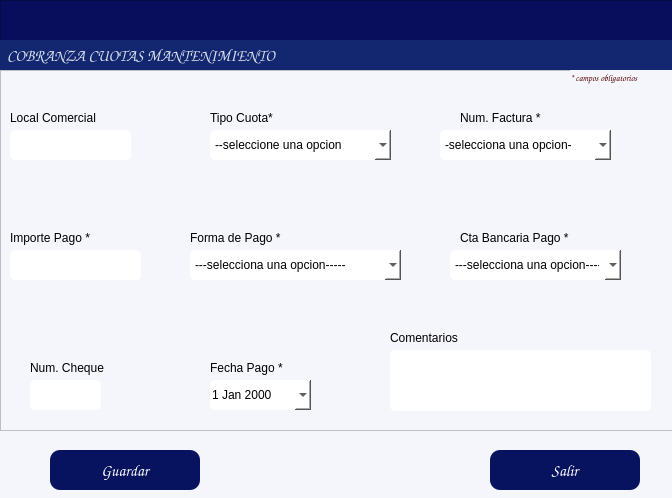
<?xml version="1.0" encoding="UTF-8"?>
<ui version="4.0">
 <class>Dialog</class>
 <widget class="QDialog" name="Dialog">
  <property name="windowModality">
   <enum>Qt::WindowModality::ApplicationModal</enum>
  </property>
  <property name="geometry">
   <rect>
    <x>0</x>
    <y>0</y>
    <width>672</width>
    <height>498</height>
   </rect>
  </property>
  <property name="windowTitle">
   <string/>
  </property>
  <property name="styleSheet">
   <string notr="true">background-color: rgb(245, 245, 252);</string>
  </property>
  <property name="modal">
   <bool>true</bool>
  </property>
  <widget class="QPushButton" name="btnRegistrar">
   <property name="geometry">
    <rect>
     <x>50</x>
     <y>450</y>
     <width>150</width>
     <height>40</height>
    </rect>
   </property>
   <property name="font">
    <font>
     <family>Comic Sans MS</family>
     <pointsize>12</pointsize>
     <bold>false</bold>
    </font>
   </property>
   <property name="cursor">
    <cursorShape>PointingHandCursor</cursorShape>
   </property>
   <property name="styleSheet">
    <string notr="true">background-color: rgb(8, 19, 95);
color: rgb(255, 255, 255);
border-radius:10px;
</string>
   </property>
   <property name="text">
    <string>Guardar</string>
   </property>
   <property name="icon">
    <iconset>
     <normaloff>../iconos/guardar.png</normaloff>../iconos/guardar.png</iconset>
   </property>
   <property name="iconSize">
    <size>
     <width>40</width>
     <height>40</height>
    </size>
   </property>
  </widget>
  <widget class="QPushButton" name="btnSalir">
   <property name="geometry">
    <rect>
     <x>490</x>
     <y>450</y>
     <width>150</width>
     <height>40</height>
    </rect>
   </property>
   <property name="font">
    <font>
     <family>Comic Sans MS</family>
     <pointsize>12</pointsize>
     <bold>false</bold>
    </font>
   </property>
   <property name="cursor">
    <cursorShape>PointingHandCursor</cursorShape>
   </property>
   <property name="styleSheet">
    <string notr="true">background-color: rgb(8, 19, 95);
color: rgb(255, 255, 255);
border-radius:10px;</string>
   </property>
   <property name="text">
    <string>Salir</string>
   </property>
   <property name="icon">
    <iconset>
     <normaloff>../iconos/salir.ico</normaloff>../iconos/salir.ico</iconset>
   </property>
   <property name="iconSize">
    <size>
     <width>30</width>
     <height>30</height>
    </size>
   </property>
  </widget>
  <widget class="QFrame" name="frame_4">
   <property name="geometry">
    <rect>
     <x>0</x>
     <y>0</y>
     <width>681</width>
     <height>71</height>
    </rect>
   </property>
   <property name="maximumSize">
    <size>
     <width>16777215</width>
     <height>16777215</height>
    </size>
   </property>
   <property name="styleSheet">
    <string notr="true">background-color: rgb(8, 14, 91);</string>
   </property>
   <property name="frameShape">
    <enum>QFrame::Shape::StyledPanel</enum>
   </property>
   <property name="frameShadow">
    <enum>QFrame::Shadow::Raised</enum>
   </property>
   <widget class="QLabel" name="label_11">
    <property name="geometry">
     <rect>
      <x>0</x>
      <y>40</y>
      <width>832</width>
      <height>31</height>
     </rect>
    </property>
    <property name="font">
     <font>
      <family>Comic Sans MS</family>
      <pointsize>12</pointsize>
      <bold>true</bold>
     </font>
    </property>
    <property name="styleSheet">
     <string notr="true">color: rgb(255, 255, 255);
background-color: rgb(19, 39, 113);
color: rgb(255, 78, 2);
color: rgb(216, 224, 236);</string>
    </property>
    <property name="text">
     <string>  COBRANZA CUOTAS MANTENIMIENTO</string>
    </property>
    <property name="alignment">
     <set>Qt::AlignmentFlag::AlignLeading|Qt::AlignmentFlag::AlignLeft|Qt::AlignmentFlag::AlignVCenter</set>
    </property>
   </widget>
  </widget>
  <widget class="QFrame" name="frame">
   <property name="geometry">
    <rect>
     <x>0</x>
     <y>70</y>
     <width>681</width>
     <height>361</height>
    </rect>
   </property>
   <property name="frameShape">
    <enum>QFrame::Shape::StyledPanel</enum>
   </property>
   <property name="frameShadow">
    <enum>QFrame::Shadow::Raised</enum>
   </property>
   <widget class="QLineEdit" name="txtCheque">
    <property name="geometry">
     <rect>
      <x>30</x>
      <y>310</y>
      <width>71</width>
      <height>30</height>
     </rect>
    </property>
    <property name="styleSheet">
     <string notr="true">background-color: rgb(255, 255, 255);
border-radius:5px;</string>
    </property>
    <property name="alignment">
     <set>Qt::AlignmentFlag::AlignBottom|Qt::AlignmentFlag::AlignLeading|Qt::AlignmentFlag::AlignLeft</set>
    </property>
   </widget>
   <widget class="QLineEdit" name="txtLocal">
    <property name="geometry">
     <rect>
      <x>10</x>
      <y>60</y>
      <width>121</width>
      <height>30</height>
     </rect>
    </property>
    <property name="styleSheet">
     <string notr="true">background-color: rgb(255, 255, 255);
border-radius:5px;</string>
    </property>
    <property name="alignment">
     <set>Qt::AlignmentFlag::AlignBottom|Qt::AlignmentFlag::AlignLeading|Qt::AlignmentFlag::AlignLeft</set>
    </property>
    <property name="readOnly">
     <bool>true</bool>
    </property>
   </widget>
   <widget class="QComboBox" name="cmbTipoCuota">
    <property name="geometry">
     <rect>
      <x>210</x>
      <y>60</y>
      <width>181</width>
      <height>30</height>
     </rect>
    </property>
    <property name="styleSheet">
     <string notr="true">background-color: rgb(255, 255, 255);
border-radius:5px;
</string>
    </property>
    <item>
     <property name="text">
      <string>--seleccione una opcion</string>
     </property>
    </item>
    <item>
     <property name="text">
      <string>Cuota Mensual</string>
     </property>
    </item>
    <item>
     <property name="text">
      <string>Cuota Deposito Garantia</string>
     </property>
    </item>
    <item>
     <property name="text">
      <string>Cuota Anticipada</string>
     </property>
    </item>
    <item>
     <property name="text">
      <string>Cuota Atrazada</string>
     </property>
    </item>
    <item>
     <property name="text">
      <string>Cuota Extraordinaria</string>
     </property>
    </item>
   </widget>
   <widget class="QLabel" name="label">
    <property name="geometry">
     <rect>
      <x>10</x>
      <y>40</y>
      <width>101</width>
      <height>16</height>
     </rect>
    </property>
    <property name="text">
     <string>Local Comercial</string>
    </property>
   </widget>
   <widget class="QLabel" name="label_7">
    <property name="geometry">
     <rect>
      <x>210</x>
      <y>290</y>
      <width>81</width>
      <height>16</height>
     </rect>
    </property>
    <property name="text">
     <string>Fecha Pago *</string>
    </property>
   </widget>
   <widget class="QLabel" name="label_6">
    <property name="geometry">
     <rect>
      <x>10</x>
      <y>160</y>
      <width>81</width>
      <height>16</height>
     </rect>
    </property>
    <property name="text">
     <string>Importe Pago *</string>
    </property>
   </widget>
   <widget class="QLabel" name="label_5">
    <property name="geometry">
     <rect>
      <x>190</x>
      <y>160</y>
      <width>91</width>
      <height>16</height>
     </rect>
    </property>
    <property name="text">
     <string>Forma de Pago *</string>
    </property>
   </widget>
   <widget class="QLabel" name="label_4">
    <property name="geometry">
     <rect>
      <x>460</x>
      <y>40</y>
      <width>81</width>
      <height>16</height>
     </rect>
    </property>
    <property name="text">
     <string>Num. Factura *</string>
    </property>
   </widget>
   <widget class="QLabel" name="label_12">
    <property name="geometry">
     <rect>
      <x>210</x>
      <y>40</y>
      <width>91</width>
      <height>16</height>
     </rect>
    </property>
    <property name="text">
     <string>Tipo Cuota*</string>
    </property>
   </widget>
   <widget class="QTextEdit" name="txtComentarios">
    <property name="geometry">
     <rect>
      <x>390</x>
      <y>280</y>
      <width>261</width>
      <height>61</height>
     </rect>
    </property>
    <property name="styleSheet">
     <string notr="true">background-color: rgb(255, 255, 255);
border-radius:5px;
</string>
    </property>
   </widget>
   <widget class="QLabel" name="label_8">
    <property name="geometry">
     <rect>
      <x>460</x>
      <y>160</y>
      <width>111</width>
      <height>16</height>
     </rect>
    </property>
    <property name="text">
     <string>Cta Bancaria Pago *</string>
    </property>
   </widget>
   <widget class="QComboBox" name="cmbFactura">
    <property name="geometry">
     <rect>
      <x>440</x>
      <y>60</y>
      <width>171</width>
      <height>30</height>
     </rect>
    </property>
    <property name="styleSheet">
     <string notr="true">background-color: rgb(255, 255, 255);
border-radius:5px;</string>
    </property>
    <item>
     <property name="text">
      <string>-selecciona una opcion-</string>
     </property>
    </item>
   </widget>
   <widget class="QLineEdit" name="txtImporte">
    <property name="geometry">
     <rect>
      <x>10</x>
      <y>180</y>
      <width>131</width>
      <height>30</height>
     </rect>
    </property>
    <property name="styleSheet">
     <string notr="true">background-color: rgb(255, 255, 255);
border-radius:5px;
</string>
    </property>
    <property name="alignment">
     <set>Qt::AlignmentFlag::AlignBottom|Qt::AlignmentFlag::AlignLeading|Qt::AlignmentFlag::AlignLeft</set>
    </property>
   </widget>
   <widget class="QDateEdit" name="boxDate">
    <property name="geometry">
     <rect>
      <x>210</x>
      <y>310</y>
      <width>101</width>
      <height>30</height>
     </rect>
    </property>
    <property name="styleSheet">
     <string notr="true">background-color: rgb(255, 255, 255);
border-radius:5px;</string>
    </property>
    <property name="calendarPopup">
     <bool>true</bool>
    </property>
   </widget>
   <widget class="QComboBox" name="cmbFormaPago">
    <property name="geometry">
     <rect>
      <x>190</x>
      <y>180</y>
      <width>211</width>
      <height>30</height>
     </rect>
    </property>
    <property name="styleSheet">
     <string notr="true">background-color: rgb(255, 255, 255);
border-radius:5px;</string>
    </property>
    <item>
     <property name="text">
      <string>---selecciona una opcion-----</string>
     </property>
    </item>
    <item>
     <property name="text">
      <string>Transferencia SPEI</string>
     </property>
    </item>
    <item>
     <property name="text">
      <string>Cheque</string>
     </property>
    </item>
    <item>
     <property name="text">
      <string>Deposito Bancario</string>
     </property>
    </item>
    <item>
     <property name="text">
      <string>Banco Interno</string>
     </property>
    </item>
   </widget>
   <widget class="QLabel" name="label_10">
    <property name="geometry">
     <rect>
      <x>390</x>
      <y>260</y>
      <width>71</width>
      <height>16</height>
     </rect>
    </property>
    <property name="text">
     <string>Comentarios</string>
    </property>
   </widget>
   <widget class="QLabel" name="label_9">
    <property name="geometry">
     <rect>
      <x>30</x>
      <y>290</y>
      <width>81</width>
      <height>16</height>
     </rect>
    </property>
    <property name="text">
     <string>Num. Cheque</string>
    </property>
   </widget>
   <widget class="QLabel" name="label_2">
    <property name="geometry">
     <rect>
      <x>570</x>
      <y>0</y>
      <width>151</width>
      <height>16</height>
     </rect>
    </property>
    <property name="font">
     <font>
      <family>Comic Sans MS</family>
      <pointsize>7</pointsize>
      <italic>true</italic>
      <bold>true</bold>
     </font>
    </property>
    <property name="styleSheet">
     <string notr="true">color: rgb(85, 0, 0);</string>
    </property>
    <property name="text">
     <string>* campos obligatorios</string>
    </property>
   </widget>
   <widget class="QComboBox" name="cmbCtaBancaria">
    <property name="geometry">
     <rect>
      <x>450</x>
      <y>180</y>
      <width>171</width>
      <height>30</height>
     </rect>
    </property>
    <property name="styleSheet">
     <string notr="true">background-color: rgb(255, 255, 255);
border-radius:5px;</string>
    </property>
    <item>
     <property name="text">
      <string>---selecciona una opcion-----</string>
     </property>
    </item>
   </widget>
  </widget>
 </widget>
 <resources/>
 <connections/>
</ui>
